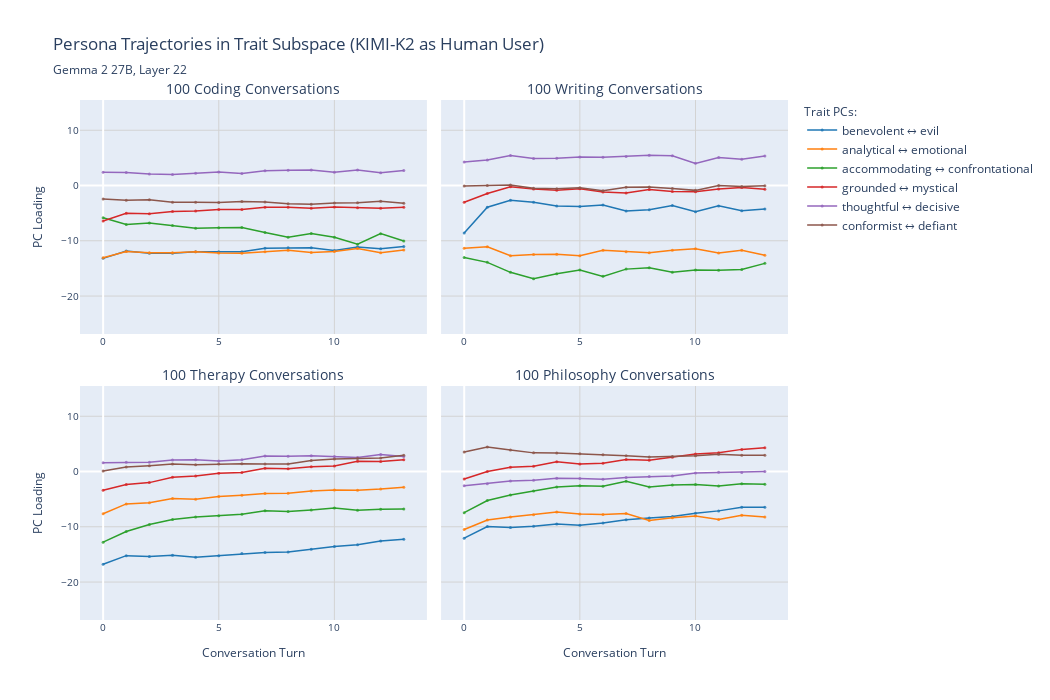

Notebook code cell kept with this figure:
### Code cell
trait_domain_projs = {domain: pc_projection(instruct[domain][1::2], trait_results, components) 
                     for domain in domains}
fig = plot_domain_subplots(trait_domain_projs, 
                           f"Persona Trajectories in Trait Subspace ({auditor_model.upper()} as Human User)", 
                           trait_pc_titles, 
                           space_type="trait")
fig.show()
fig.write_html(f"{plot_output_dir}/domains_trait.html")

### Figure 1 — Plotly figure (JSON) as saved in the notebook; plotly's stock layout.template omitted (floating-point values rounded to 4 significant figures)
{"data": [{"hovertemplate": "<b>%{fullData.name}</b><br>Turn: %{x}<br>Projection: %{y:.3f}<br><extra></extra>", "legendgroup": "benevolent ↔ evil", "line": {"color": "#1f77b4", "width": 1.5}, "marker": {"color": "#1f77b4", "opacity": 0.8, "size": 3}, "mode": "lines+markers", "name": "benevolent ↔ evil", "showlegend": true, "type": "scatter", "x": [0, 1, 2, 3, 4, 5, 6, 7, 8, 9, 10, 11, 12, 13], "xaxis": "x", "y": [-13.18, -11.84, -12.27, -12.25, -11.99, -12.0, -11.98, -11.35, -11.26, -11.24, -11.76, -11.13, -11.44, -11.05], "yaxis": "y"}, {"hovertemplate": "<b>%{fullData.name}</b><br>Turn: %{x}<br>Projection: %{y:.3f}<br><extra></extra>", "legendgroup": "analytical ↔ emotional", "line": {"color": "#ff7f0e", "width": 1.5}, "marker": {"color": "#ff7f0e", "opacity": 0.8, "size": 3}, "mode": "lines+markers", "name": "analytical ↔ emotional", "showlegend": true, "type": "scatter", "x": [0, 1, 2, 3, 4, 5, 6, 7, 8, 9, 10, 11, 12, 13], "xaxis": "x", "y": [-13.06, -11.93, -12.15, -12.15, -11.98, -12.21, -12.27, -11.98, -11.72, -12.12, -11.93, -11.4, -12.15, -11.67], "yaxis": "y"}, {"hovertemplate": "<b>%{fullData.name}</b><br>Turn: %{x}<br>Projection: %{y:.3f}<br><extra></extra>", "legendgroup": "accommodating ↔ confrontational", "line": {"color": "#2ca02c", "width": 1.5}, "marker": {"color": "#2ca02c", "opacity": 0.8, "size": 3}, "mode": "lines+markers", "name": "accommodating ↔ confrontational", "showlegend": true, "type": "scatter", "x": [0, 1, 2, 3, 4, 5, 6, 7, 8, 9, 10, 11, 12, 13], "xaxis": "x", "y": [-5.834, -7.05, -6.803, -7.215, -7.718, -7.63, -7.604, -8.51, -9.367, -8.703, -9.374, -10.61, -8.712, -10.06], "yaxis": "y"}, {"hovertemplate": "<b>%{fullData.name}</b><br>Turn: %{x}<br>Projection: %{y:.3f}<br><extra></extra>", "legendgroup": "grounded ↔ mystical", "line": {"color": "#d62728", "width": 1.5}, "marker": {"color": "#d62728", "opacity": 0.8, "size": 3}, "mode": "lines+markers", "name": "grounded ↔ mystical", "showlegend": true, "type": "scatter", "x": [0, 1, 2, 3, 4, 5, 6, 7, 8, 9, 10, 11, 12, 13], "xaxis": "x", "y": [-6.436, -5.038, -5.1, -4.692, -4.6, -4.351, -4.359, -3.929, -3.945, -4.112, -3.908, -4.042, -4.102, -3.927], "yaxis": "y"}, {"hovertemplate": "<b>%{fullData.name}</b><br>Turn: %{x}<br>Projection: %{y:.3f}<br><extra></extra>", "legendgroup": "thoughtful ↔ decisive", "line": {"color": "#9467bd", "width": 1.5}, "marker": {"color": "#9467bd", "opacity": 0.8, "size": 3}, "mode": "lines+markers", "name": "thoughtful ↔ decisive", "showlegend": true, "type": "scatter", "x": [0, 1, 2, 3, 4, 5, 6, 7, 8, 9, 10, 11, 12, 13], "xaxis": "x", "y": [2.419, 2.357, 2.064, 2.013, 2.198, 2.461, 2.171, 2.661, 2.756, 2.788, 2.398, 2.793, 2.324, 2.723], "yaxis": "y"}, {"hovertemplate": "<b>%{fullData.name}</b><br>Turn: %{x}<br>Projection: %{y:.3f}<br><extra></extra>", "legendgroup": "conformist ↔ defiant", "line": {"color": "#8c564b", "width": 1.5}, "marker": {"color": "#8c564b", "opacity": 0.8, "size": 3}, "mode": "lines+markers", "name": "conformist ↔ defiant", "showlegend": true, "type": "scatter", "x": [0, 1, 2, 3, 4, 5, 6, 7, 8, 9, 10, 11, 12, 13], "xaxis": "x", "y": [-2.438, -2.67, -2.569, -3.047, -3.024, -3.095, -2.9, -2.992, -3.286, -3.41, -3.164, -3.116, -2.83, -3.218], "yaxis": "y"}, {"hovertemplate": "<b>%{fullData.name}</b><br>Turn: %{x}<br>Projection: %{y:.3f}<br><extra></extra>", "legendgroup": "benevolent ↔ evil", "line": {"color": "#1f77b4", "width": 1.5}, "marker": {"color": "#1f77b4", "opacity": 0.8, "size": 3}, "mode": "lines+markers", "name": "benevolent ↔ evil", "showlegend": false, "type": "scatter", "x": [0, 1, 2, 3, 4, 5, 6, 7, 8, 9, 10, 11, 12, 13], "xaxis": "x2", "y": [-8.614, -3.922, -2.673, -3.049, -3.723, -3.787, -3.514, -4.625, -4.387, -3.621, -4.737, -3.687, -4.585, -4.261], "yaxis": "y2"}, {"hovertemplate": "<b>%{fullData.name}</b><br>Turn: %{x}<br>Projection: %{y:.3f}<br><extra></extra>", "legendgroup": "analytical ↔ emotional", "line": {"color": "#ff7f0e", "width": 1.5}, "marker": {"color": "#ff7f0e", "opacity": 0.8, "size": 3}, "mode": "lines+markers", "name": "analytical ↔ emotional", "showlegend": false, "type": "scatter", "x": [0, 1, 2, 3, 4, 5, 6, 7, 8, 9, 10, 11, 12, 13], "xaxis": "x2", "y": [-11.35, -11.07, -12.71, -12.49, -12.45, -12.73, -11.73, -11.97, -12.16, -11.74, -11.45, -12.19, -11.7, -12.64], "yaxis": "y2"}, {"hovertemplate": "<b>%{fullData.name}</b><br>Turn: %{x}<br>Projection: %{y:.3f}<br><extra></extra>", "legendgroup": "accommodating ↔ confrontational", "line": {"color": "#2ca02c", "width": 1.5}, "marker": {"color": "#2ca02c", "opacity": 0.8, "size": 3}, "mode": "lines+markers", "name": "accommodating ↔ confrontational", "showlegend": false, "type": "scatter", "x": [0, 1, 2, 3, 4, 5, 6, 7, 8, 9, 10, 11, 12, 13], "xaxis": "x2", "y": [-13.02, -13.91, -15.71, -16.87, -15.96, -15.27, -16.44, -15.13, -14.89, -15.68, -15.31, -15.35, -15.21, -14.09], "yaxis": "y2"}, {"hovertemplate": "<b>%{fullData.name}</b><br>Turn: %{x}<br>Projection: %{y:.3f}<br><extra></extra>", "legendgroup": "grounded ↔ mystical", "line": {"color": "#d62728", "width": 1.5}, "marker": {"color": "#d62728", "opacity": 0.8, "size": 3}, "mode": "lines+markers", "name": "grounded ↔ mystical", "showlegend": false, "type": "scatter", "x": [0, 1, 2, 3, 4, 5, 6, 7, 8, 9, 10, 11, 12, 13], "xaxis": "x2", "y": [-3.043, -1.452, -0.232, -0.6431, -0.8597, -0.582, -1.179, -1.356, -0.7082, -1.062, -1.148, -0.6123, -0.3377, -0.6892], "yaxis": "y2"}, {"hovertemplate": "<b>%{fullData.name}</b><br>Turn: %{x}<br>Projection: %{y:.3f}<br><extra></extra>", "legendgroup": "thoughtful ↔ decisive", "line": {"color": "#9467bd", "width": 1.5}, "marker": {"color": "#9467bd", "opacity": 0.8, "size": 3}, "mode": "lines+markers", "name": "thoughtful ↔ decisive", "showlegend": false, "type": "scatter", "x": [0, 1, 2, 3, 4, 5, 6, 7, 8, 9, 10, 11, 12, 13], "xaxis": "x2", "y": [4.257, 4.608, 5.412, 4.888, 4.915, 5.174, 5.132, 5.24, 5.474, 5.367, 4.006, 5.075, 4.748, 5.354], "yaxis": "y2"}, {"hovertemplate": "<b>%{fullData.name}</b><br>Turn: %{x}<br>Projection: %{y:.3f}<br><extra></extra>", "legendgroup": "conformist ↔ defiant", "line": {"color": "#8c564b", "width": 1.5}, "marker": {"color": "#8c564b", "opacity": 0.8, "size": 3}, "mode": "lines+markers", "name": "conformist ↔ defiant", "showlegend": false, "type": "scatter", "x": [0, 1, 2, 3, 4, 5, 6, 7, 8, 9, 10, 11, 12, 13], "xaxis": "x2", "y": [-0.09462, -0.01432, 0.1052, -0.5003, -0.592, -0.42, -0.9379, -0.3088, -0.2912, -0.5212, -0.8805, 0.02026, -0.1673, -0.05874], "yaxis": "y2"}, {"hovertemplate": "<b>%{fullData.name}</b><br>Turn: %{x}<br>Projection: %{y:.3f}<br><extra></extra>", "legendgroup": "benevolent ↔ evil", "line": {"color": "#1f77b4", "width": 1.5}, "marker": {"color": "#1f77b4", "opacity": 0.8, "size": 3}, "mode": "lines+markers", "name": "benevolent ↔ evil", "showlegend": false, "type": "scatter", "x": [0, 1, 2, 3, 4, 5, 6, 7, 8, 9, 10, 11, 12, 13], "xaxis": "x3", "y": [-16.77, -15.23, -15.38, -15.16, -15.5, -15.24, -14.85, -14.66, -14.56, -14.07, -13.58, -13.26, -12.58, -12.27], "yaxis": "y3"}, {"hovertemplate": "<b>%{fullData.name}</b><br>Turn: %{x}<br>Projection: %{y:.3f}<br><extra></extra>", "legendgroup": "analytical ↔ emotional", "line": {"color": "#ff7f0e", "width": 1.5}, "marker": {"color": "#ff7f0e", "opacity": 0.8, "size": 3}, "mode": "lines+markers", "name": "analytical ↔ emotional", "showlegend": false, "type": "scatter", "x": [0, 1, 2, 3, 4, 5, 6, 7, 8, 9, 10, 11, 12, 13], "xaxis": "x3", "y": [-7.634, -5.861, -5.631, -4.906, -5.032, -4.527, -4.275, -3.974, -3.942, -3.507, -3.349, -3.373, -3.163, -2.849], "yaxis": "y3"}, {"hovertemplate": "<b>%{fullData.name}</b><br>Turn: %{x}<br>Projection: %{y:.3f}<br><extra></extra>", "legendgroup": "accommodating ↔ confrontational", "line": {"color": "#2ca02c", "width": 1.5}, "marker": {"color": "#2ca02c", "opacity": 0.8, "size": 3}, "mode": "lines+markers", "name": "accommodating ↔ confrontational", "showlegend": false, "type": "scatter", "x": [0, 1, 2, 3, 4, 5, 6, 7, 8, 9, 10, 11, 12, 13], "xaxis": "x3", "y": [-12.78, -10.86, -9.583, -8.678, -8.249, -8.011, -7.713, -7.111, -7.249, -6.943, -6.623, -7.022, -6.809, -6.77], "yaxis": "y3"}, {"hovertemplate": "<b>%{fullData.name}</b><br>Turn: %{x}<br>Projection: %{y:.3f}<br><extra></extra>", "legendgroup": "grounded ↔ mystical", "line": {"color": "#d62728", "width": 1.5}, "marker": {"color": "#d62728", "opacity": 0.8, "size": 3}, "mode": "lines+markers", "name": "grounded ↔ mystical", "showlegend": false, "type": "scatter", "x": [0, 1, 2, 3, 4, 5, 6, 7, 8, 9, 10, 11, 12, 13], "xaxis": "x3", "y": [-3.402, -2.344, -2.008, -1.027, -0.8144, -0.301, -0.1861, 0.5927, 0.5046, 0.8635, 0.9929, 1.867, 1.794, 2.146], "yaxis": "y3"}, {"hovertemplate": "<b>%{fullData.name}</b><br>Turn: %{x}<br>Projection: %{y:.3f}<br><extra></extra>", "legendgroup": "thoughtful ↔ decisive", "line": {"color": "#9467bd", "width": 1.5}, "marker": {"color": "#9467bd", "opacity": 0.8, "size": 3}, "mode": "lines+markers", "name": "thoughtful ↔ decisive", "showlegend": false, "type": "scatter", "x": [0, 1, 2, 3, 4, 5, 6, 7, 8, 9, 10, 11, 12, 13], "xaxis": "x3", "y": [1.583, 1.662, 1.675, 2.068, 2.143, 1.924, 2.145, 2.821, 2.753, 2.843, 2.729, 2.532, 3.06, 2.697], "yaxis": "y3"}, {"hovertemplate": "<b>%{fullData.name}</b><br>Turn: %{x}<br>Projection: %{y:.3f}<br><extra></extra>", "legendgroup": "conformist ↔ defiant", "line": {"color": "#8c564b", "width": 1.5}, "marker": {"color": "#8c564b", "opacity": 0.8, "size": 3}, "mode": "lines+markers", "name": "conformist ↔ defiant", "showlegend": false, "type": "scatter", "x": [0, 1, 2, 3, 4, 5, 6, 7, 8, 9, 10, 11, 12, 13], "xaxis": "x3", "y": [0.08274, 0.8088, 1.062, 1.354, 1.232, 1.354, 1.383, 1.343, 1.357, 1.991, 2.249, 2.363, 2.447, 2.925], "yaxis": "y3"}, {"hovertemplate": "<b>%{fullData.name}</b><br>Turn: %{x}<br>Projection: %{y:.3f}<br><extra></extra>", "legendgroup": "benevolent ↔ evil", "line": {"color": "#1f77b4", "width": 1.5}, "marker": {"color": "#1f77b4", "opacity": 0.8, "size": 3}, "mode": "lines+markers", "name": "benevolent ↔ evil", "showlegend": false, "type": "scatter", "x": [0, 1, 2, 3, 4, 5, 6, 7, 8, 9, 10, 11, 12, 13], "xaxis": "x4", "y": [-12.07, -9.947, -10.14, -9.914, -9.485, -9.712, -9.336, -8.736, -8.432, -8.121, -7.537, -7.126, -6.447, -6.475], "yaxis": "y4"}, {"hovertemplate": "<b>%{fullData.name}</b><br>Turn: %{x}<br>Projection: %{y:.3f}<br><extra></extra>", "legendgroup": "analytical ↔ emotional", "line": {"color": "#ff7f0e", "width": 1.5}, "marker": {"color": "#ff7f0e", "opacity": 0.8, "size": 3}, "mode": "lines+markers", "name": "analytical ↔ emotional", "showlegend": false, "type": "scatter", "x": [0, 1, 2, 3, 4, 5, 6, 7, 8, 9, 10, 11, 12, 13], "xaxis": "x4", "y": [-10.5, -8.774, -8.224, -7.817, -7.323, -7.708, -7.758, -7.595, -8.86, -8.351, -8.055, -8.669, -7.898, -8.229], "yaxis": "y4"}, {"hovertemplate": "<b>%{fullData.name}</b><br>Turn: %{x}<br>Projection: %{y:.3f}<br><extra></extra>", "legendgroup": "accommodating ↔ confrontational", "line": {"color": "#2ca02c", "width": 1.5}, "marker": {"color": "#2ca02c", "opacity": 0.8, "size": 3}, "mode": "lines+markers", "name": "accommodating ↔ confrontational", "showlegend": false, "type": "scatter", "x": [0, 1, 2, 3, 4, 5, 6, 7, 8, 9, 10, 11, 12, 13], "xaxis": "x4", "y": [-7.448, -5.247, -4.252, -3.547, -2.807, -2.588, -2.675, -1.785, -2.809, -2.421, -2.367, -2.613, -2.212, -2.298], "yaxis": "y4"}, {"hovertemplate": "<b>%{fullData.name}</b><br>Turn: %{x}<br>Projection: %{y:.3f}<br><extra></extra>", "legendgroup": "grounded ↔ mystical", "line": {"color": "#d62728", "width": 1.5}, "marker": {"color": "#d62728", "opacity": 0.8, "size": 3}, "mode": "lines+markers", "name": "grounded ↔ mystical", "showlegend": false, "type": "scatter", "x": [0, 1, 2, 3, 4, 5, 6, 7, 8, 9, 10, 11, 12, 13], "xaxis": "x4", "y": [-1.347, -0.004368, 0.7497, 0.9532, 1.769, 1.339, 1.48, 2.177, 2.059, 2.603, 3.184, 3.397, 4.005, 4.318], "yaxis": "y4"}, {"hovertemplate": "<b>%{fullData.name}</b><br>Turn: %{x}<br>Projection: %{y:.3f}<br><extra></extra>", "legendgroup": "thoughtful ↔ decisive", "line": {"color": "#9467bd", "width": 1.5}, "marker": {"color": "#9467bd", "opacity": 0.8, "size": 3}, "mode": "lines+markers", "name": "thoughtful ↔ decisive", "showlegend": false, "type": "scatter", "x": [0, 1, 2, 3, 4, 5, 6, 7, 8, 9, 10, 11, 12, 13], "xaxis": "x4", "y": [-2.56, -2.2, -1.723, -1.58, -1.206, -1.25, -1.383, -1.076, -0.9142, -0.8008, -0.2574, -0.1476, -0.1567, 0.01063], "yaxis": "y4"}, {"hovertemplate": "<b>%{fullData.name}</b><br>Turn: %{x}<br>Projection: %{y:.3f}<br><extra></extra>", "legendgroup": "conformist ↔ defiant", "line": {"color": "#8c564b", "width": 1.5}, "marker": {"color": "#8c564b", "opacity": 0.8, "size": 3}, "mode": "lines+markers", "name": "conformist ↔ defiant", "showlegend": false, "type": "scatter", "x": [0, 1, 2, 3, 4, 5, 6, 7, 8, 9, 10, 11, 12, 13], "xaxis": "x4", "y": [3.527, 4.434, 3.883, 3.372, 3.342, 3.208, 3.035, 2.864, 2.615, 2.708, 2.869, 3.11, 2.933, 2.945], "yaxis": "y4"}], "layout": {"annotations": [{"font": {"size": 14}, "showarrow": false, "text": "100 Coding Conversations", "x": 0.245, "xanchor": "center", "xref": "paper", "y": 1, "yanchor": "bottom", "yref": "paper"}, {"font": {"size": 14}, "showarrow": false, "text": "100 Writing Conversations", "x": 0.755, "xanchor": "center", "xref": "paper", "y": 1, "yanchor": "bottom", "yref": "paper"}, {"font": {"size": 14}, "showarrow": false, "text": "100 Therapy Conversations", "x": 0.245, "xanchor": "center", "xref": "paper", "y": 0.45, "yanchor": "bottom", "yref": "paper"}, {"font": {"size": 14}, "showarrow": false, "text": "100 Philosophy Conversations", "x": 0.755, "xanchor": "center", "xref": "paper", "y": 0.45, "yanchor": "bottom", "yref": "paper"}], "height": 700, "legend": {"groupclick": "toggleitem", "title": {"font": {"size": 12}, "text": "Trait PCs:"}, "traceorder": "normal", "x": 1.02, "xanchor": "left", "y": 1, "yanchor": "top"}, "showlegend": true, "title": {"subtitle": {"text": "Gemma 2 27B, Layer 22"}, "text": "Persona Trajectories in Trait Subspace (KIMI-K2 as Human User)"}, "width": 1050, "xaxis": {"anchor": "y", "domain": [0, 0.49], "gridcolor": "lightgray", "gridwidth": 1, "range": [-1, 14], "showgrid": true, "tickfont": {"size": 10}, "zeroline": true}, "xaxis2": {"anchor": "y2", "domain": [0.51, 1], "gridcolor": "lightgray", "gridwidth": 1, "range": [-1, 14], "showgrid": true, "tickfont": {"size": 10}, "zeroline": true}, "xaxis3": {"anchor": "y3", "domain": [0, 0.49], "gridcolor": "lightgray", "gridwidth": 1, "range": [-1, 14], "showgrid": true, "tickfont": {"size": 10}, "title": {"font": {"size": 12}, "text": "Conversation Turn"}, "zeroline": true}, "xaxis4": {"anchor": "y4", "domain": [0.51, 1], "gridcolor": "lightgray", "gridwidth": 1, "range": [-1, 14], "showgrid": true, "tickfont": {"size": 10}, "title": {"font": {"size": 12}, "text": "Conversation Turn"}, "zeroline": true}, "yaxis": {"anchor": "x", "domain": [0.55, 1], "gridcolor": "lightgray", "gridwidth": 1, "range": [-26.87, 15.47], "showgrid": true, "tickfont": {"size": 10}, "title": {"font": {"size": 12}, "text": "PC Loading"}, "zeroline": true}, "yaxis2": {"anchor": "x2", "domain": [0.55, 1], "gridcolor": "lightgray", "gridwidth": 1, "range": [-26.87, 15.47], "showgrid": true, "showticklabels": false, "tickfont": {"size": 10}, "zeroline": true}, "yaxis3": {"anchor": "x3", "domain": [0, 0.45], "gridcolor": "lightgray", "gridwidth": 1, "range": [-26.87, 15.47], "showgrid": true, "tickfont": {"size": 10}, "title": {"font": {"size": 12}, "text": "PC Loading"}, "zeroline": true}, "yaxis4": {"anchor": "x4", "domain": [0, 0.45], "gridcolor": "lightgray", "gridwidth": 1, "range": [-26.87, 15.47], "showgrid": true, "showticklabels": false, "tickfont": {"size": 10}, "zeroline": true}}}
